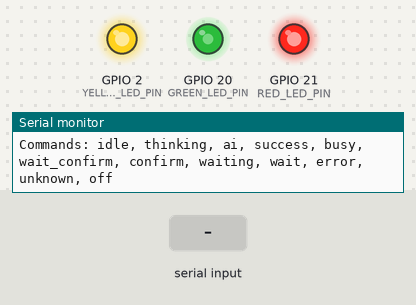
Bench run of a sketch on a simulated ESP32-C3. On the bench: output pins drawn as LEDs (lit = HIGH), the last lines printed to the serial monitor. Dashed ring = blinking. The test bench sets the inputs (shaded band). Nothing arrives over Bluetooth unless stated; a phone connects over Bluetooth LE 3 s after start.

Above: at 1.2 s.
1.3 s: "thinking\n" received over Serial
At 1.46 s:
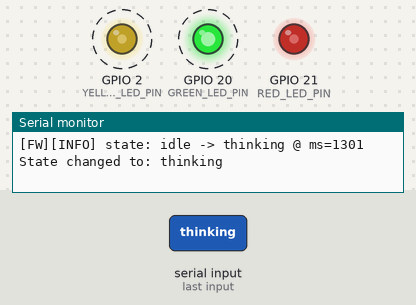
4.3 s: "idle\n" received over Serial
At 5.87 s:
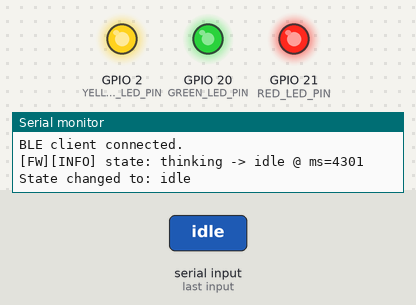
7.3 s: "ai\n" received over Serial
At 7.42 s:
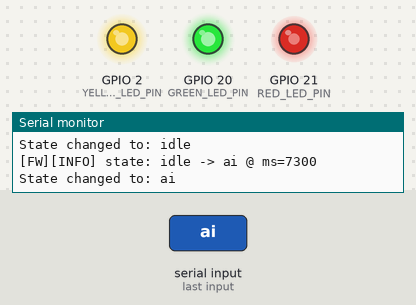
16.3 s: "busy\n" received over Serial
At 17.2 s:
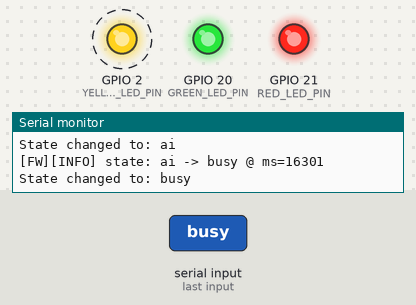
Timing chart, 0 to 20.3 s (numbered marks = the images above; inputs shaded):
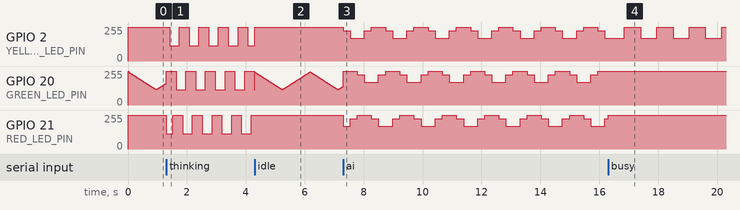

Measured:
- after the input at 1.3 s, GPIO 2 (YELLOW_LED_PIN): alternates 255/255 for 0.33 s and 115/255 for 0.33 s, starting after 0.11 s; GPIO 21 (RED_LED_PIN): 255/255 → 115/255 at once, then repeats every 0.66 s: 255/255 0.33 s, 115/255 0.33 s
- after the input at 4.3 s, GPIO 21 (RED_LED_PIN): stops changing and stays 255/255
- after the input at 7.3 s, GPIO 2 (YELLOW_LED_PIN): 255/255 → 226/255 at once, then repeats every 1.4 s: 170/255 0.48 s, 226/255 0.24 s, 255/255 0.48 s, 226/255 0.24 s; GPIO 21 (RED_LED_PIN): 255/255 → 170/255 at once, then repeats every 1.4 s: 226/255 0.24 s, 255/255 0.48 s, 226/255 0.24 s, 170/255 0.48 s
- after the input at 16.3 s, GPIO 20 (GREEN_LED_PIN): stops changing and stays 255/255
- by itself, GPIO 20 (GREEN_LED_PIN): repeats every 1.4 s: 226/255 0.24 s, 170/255 0.48 s, 226/255 0.24 s, 255/255 0.48 s

The sketch:

esp32_c3_traffic_light.ino
```cpp
/*
  ESP32-C3 Codex 三色红绿灯控制程序

  硬件连接：
  - 红灯：GPIO0
  - 黄灯：GPIO2
  - 绿灯：GPIO1

  串口协议：
  以 115200 波特率发送一行字符串，支持：
  idle
  thinking
  ai
  success
  busy
  wait_confirm
  confirm
  waiting
  wait
  error
  off

  兼容旧版命令：
  writing -> ai
  running -> busy
  done    -> success
*/

#include <Arduino.h>
#include <BLEDevice.h>
#include <BLEServer.h>
#include <BLEUtils.h>

// 如果你的灯板是高电平点亮，把这里改成 1。
#define LED_ACTIVE_HIGH 0

// GPIO 修改集中放这里，后续换线只需要改这三个定义。
// 实测（GPIO 扫描确认）：
//   - 红灯 GPIO21
//   - 黄灯 GPIO2（不是源码原来的 GPIO10；GPIO10 上没接 LED）
//   - 绿灯 GPIO20
// 注意：客户使用说明里写的「红=GPIO0 / 黄=GPIO2 / 绿=GPIO1」只有黄灯是对的，
//       GPIO0 是 strapping pin，GPIO1 也无 LED。原始 .ino 把黄灯写成 GPIO10 是错的。
#define RED_LED_PIN 21
#define YELLOW_LED_PIN 2
#define GREEN_LED_PIN 20

// 每个灯独立使用一个 PWM 通道，限制最大占空比以降低 GPIO 电流。
const uint8_t RED_LED_CHANNEL = 0;
const uint8_t YELLOW_LED_CHANNEL = 1;
const uint8_t GREEN_LED_CHANNEL = 2;

const uint32_t LED_PWM_FREQ = 1000;
const uint8_t LED_PWM_RESOLUTION = 8;
const uint8_t LED_PWM_MAX = (1 << LED_PWM_RESOLUTION) - 1;
const uint8_t LED_PWM_LIMIT = 140;       // 约 55% 占空比
const uint8_t LED_PWM_SOFT = 84;         // 约 33% 占空比
const uint8_t LED_PWM_TRAIL = 28;        // 柔和拖尾亮度
const uint8_t LED_BREATH_MIN = 6;

const unsigned long IDLE_BREATH_STEP_MS = 14;
const unsigned long THINKING_CHASE_INTERVAL_MS = 110;
const unsigned long AI_CHASE_INTERVAL_MS = 240;
const unsigned long BUSY_BLINK_INTERVAL_MS = 550;
const unsigned long SUCCESS_HOLD_MS = 5000;
const unsigned long ERROR_BLINK_INTERVAL_MS = 130;
const unsigned long UNKNOWN_BLINK_INTERVAL_MS = BUSY_BLINK_INTERVAL_MS;  // unknown 三色齐闪：和 busy 同节奏

const char *BLE_DEVICE_NAME = "AgentCore-Light";
const char *BLE_SERVICE_UUID = "12345678-1234-5678-1234-56789abcdef0";
const char *BLE_CHARACTERISTIC_UUID = "12345678-1234-5678-1234-56789abcdef1";

enum LightState {
  STATE_IDLE,
  STATE_THINKING,
  STATE_AI,
  STATE_BUSY,
  STATE_SUCCESS,
  STATE_WAIT_CONFIRM,
  STATE_CONFIRM,
  STATE_WAITING,
  STATE_WAIT,
  STATE_ERROR,
  STATE_UNKNOWN,    // server 不确定 Agent 状态（长时间无 hook 事件）
  STATE_OFF
};

// 状态枚举 → 字符串（用于日志）
const char* stateName(LightState s) {
  switch (s) {
    case STATE_IDLE:         return "idle";
    case STATE_THINKING:     return "thinking";
    case STATE_AI:           return "ai";
    case STATE_BUSY:         return "busy";
    case STATE_SUCCESS:      return "success";
    case STATE_WAIT_CONFIRM: return "wait_confirm";
    case STATE_CONFIRM:      return "confirm";
    case STATE_WAITING:      return "waiting";
    case STATE_WAIT:         return "wait";
    case STATE_ERROR:        return "error";
    case STATE_UNKNOWN:      return "unknown";
    case STATE_OFF:          return "off";
    default:                 return "?";
  }
}

// 固件日志级别：
//   0 = 关（生产模式，最小串口负载）
//   1 = INFO（状态变化、BLE 连接、effect 帧切换）— 推荐
//   2 = TRACE（每次 setLightLevels 都打印实际 PWM duty）— 仅深度 debug 时用
#define FIRMWARE_LOG_LEVEL 1

#define FW_LOG_LEVEL_NONE  0
#define FW_LOG_LEVEL_INFO  1
#define FW_LOG_LEVEL_TRACE 2

#if FIRMWARE_LOG_LEVEL >= FW_LOG_LEVEL_INFO
  #define FW_INFO(msg)            do { Serial.print("[FW] "); Serial.println(msg); } while (0)
  #define FW_INFO_NUM(label, val) do { Serial.print("[FW] "); Serial.print(label); Serial.println(val); } while (0)
#else
  #define FW_INFO(msg)            do {} while (0)
  #define FW_INFO_NUM(label, val) do {} while (0)
#endif

#if FIRMWARE_LOG_LEVEL >= FW_LOG_LEVEL_TRACE
  #define FW_TRACE(msg)            do { Serial.print("[FW] "); Serial.println(msg); } while (0)
  #define FW_TRACE_NUM(label, val) do { Serial.print("[FW] "); Serial.print(label); Serial.println(val); } while (0)
#else
  #define FW_TRACE(msg)            do {} while (0)
  #define FW_TRACE_NUM(label, val) do {} while (0)
#endif

LightState currentState = STATE_IDLE;
String serialBuffer;
BLEServer *bleServer = nullptr;

unsigned long stateStartMs = 0;
unsigned long lastEffectFrameMs = 0;
uint8_t chaseIndex = 0;
bool blinkOn = false;
int breathBrightness = LED_BREATH_MIN;
int breathStep = 2;

uint8_t brightnessToDuty(uint8_t brightness) {
  uint8_t limited = brightness;
  if (limited > LED_PWM_LIMIT) {
    limited = LED_PWM_LIMIT;
  }

#if LED_ACTIVE_HIGH
  return limited;
#else
  return LED_PWM_MAX - limited;
#endif
}

void writeLed(uint8_t channel, uint8_t brightness) {
  ledcWriteChannel(channel, brightnessToDuty(brightness));
}

void setLightLevels(uint8_t red, uint8_t yellow, uint8_t green) {
  writeLed(RED_LED_CHANNEL, red);
  writeLed(YELLOW_LED_CHANNEL, yellow);
  writeLed(GREEN_LED_CHANNEL, green);
#if FIRMWARE_LOG_LEVEL >= FW_LOG_LEVEL_TRACE
  // TRACE 级别：每次 setLightLevels 都打印（用于深度 debug「灯为什么不亮」）
  Serial.print("[FW][TRACE] setLight r=");
  Serial.print(red);
  Serial.print(" y=");
  Serial.print(yellow);
  Serial.print(" g=");
  Serial.print(green);
  Serial.print(" | raw_duty r=");
  Serial.print(brightnessToDuty(red));
  Serial.print(" y=");
  Serial.print(brightnessToDuty(yellow));
  Serial.print(" g=");
  Serial.print(brightnessToDuty(green));
  Serial.println();
#endif
}

void setLight(bool red, bool yellow, bool green) {
  setLightLevels(
    red ? LED_PWM_LIMIT : 0,
    yellow ? LED_PWM_LIMIT : 0,
    green ? LED_PWM_LIMIT : 0
  );
}

void resetEffectState() {
  lastEffectFrameMs = 0;
  chaseIndex = 0;
  blinkOn = false;
  breathBrightness = LED_BREATH_MIN;
  breathStep = 2;
}

void enterState(LightState newState) {
  LightState oldState = currentState;
  currentState = newState;
  stateStartMs = millis();
  resetEffectState();
  setLight(false, false, false);

#if FIRMWARE_LOG_LEVEL >= FW_LOG_LEVEL_INFO
  // INFO 级别：状态机切换（核心日志，用于复盘）
  Serial.print("[FW][INFO] state: ");
  Serial.print(stateName(oldState));
  Serial.print(" -> ");
  Serial.print(stateName(newState));
  Serial.print(" @ ms=");
  Serial.println(stateStartMs);
#endif
}

bool setStatus(String status) {
  status.trim();
  status.toLowerCase();

  if (status.length() == 0) {
    return false;
  }

  if (status == "idle") {
    enterState(STATE_IDLE);
  } else if (status == "thinking") {
    enterState(STATE_THINKING);
  } else if (status == "ai" || status == "writing") {
    enterState(STATE_AI);
  } else if (status == "busy" || status == "running") {
    enterState(STATE_BUSY);
  } else if (status == "success" || status == "done") {
    enterState(STATE_SUCCESS);
  } else if (status == "wait_confirm") {
    enterState(STATE_WAIT_CONFIRM);
  } else if (status == "confirm") {
    enterState(STATE_CONFIRM);
  } else if (status == "waiting") {
    enterState(STATE_WAITING);
  } else if (status == "wait") {
    enterState(STATE_WAIT);
  } else if (status == "error") {
    enterState(STATE_ERROR);
  } else if (status == "unknown" || status == "uncertain") {
    enterState(STATE_UNKNOWN);
  } else if (status == "off") {
    enterState(STATE_OFF);
  } else {
    return false;
  }

  return true;
}

String extractJsonStringValue(const String &json, const char *key) {
  String pattern = "\"";
  pattern += key;
  pattern += "\"";

  int keyIndex = json.indexOf(pattern);
  if (keyIndex < 0) {
    return "";
  }

  int colonIndex = json.indexOf(':', keyIndex + pattern.length());
  if (colonIndex < 0) {
    return "";
  }

  int valueStart = colonIndex + 1;
  while (valueStart < json.length() && isspace(static_cast<unsigned char>(json[valueStart]))) {
    valueStart++;
  }

  if (valueStart >= json.length() || json[valueStart] != '"') {
    return "";
  }

  valueStart++;
  String value = "";

  for (int i = valueStart; i < json.length(); ++i) {
    char c = json[i];
    if (c == '\\' && i + 1 < json.length()) {
      i++;
      value += json[i];
      continue;
    }
    if (c == '"') {
      return value;
    }
    value += c;
  }

  return "";
}

class LightBleServerCallbacks : public BLEServerCallbacks {
  void onConnect(BLEServer *server) override {
    Serial.println("BLE client connected.");
  }

  void onDisconnect(BLEServer *server) override {
    Serial.println("BLE client disconnected.");
    server->startAdvertising();
    Serial.println("BLE advertising restarted.");
  }
};

class LightBleCharacteristicCallbacks : public BLECharacteristicCallbacks {
  void onWrite(BLECharacteristic *characteristic) override {
    String payload = characteristic->getValue();
    if (payload.length() == 0) {
      return;
    }

    String status = extractJsonStringValue(payload, "status");
    if (status.length() == 0) {
      Serial.print("BLE JSON missing status: ");
      Serial.println(payload);
      return;
    }

    if (!setStatus(status)) {
      Serial.print("Unknown BLE status: ");
      Serial.println(status);
      return;
    }

    Serial.print("BLE status changed to: ");
    Serial.println(status);
  }
};

void setupBle() {
  BLEDevice::init(BLE_DEVICE_NAME);

  bleServer = BLEDevice::createServer();
  bleServer->setCallbacks(new LightBleServerCallbacks());

  BLEService *service = bleServer->createService(BLE_SERVICE_UUID);
  BLECharacteristic *statusCharacteristic = service->createCharacteristic(
    BLE_CHARACTERISTIC_UUID,
    BLECharacteristic::PROPERTY_WRITE | BLECharacteristic::PROPERTY_WRITE_NR
  );

  statusCharacteristic->setCallbacks(new LightBleCharacteristicCallbacks());
  service->start();

  BLEAdvertising *advertising = bleServer->getAdvertising();
  advertising->addServiceUUID(BLE_SERVICE_UUID);
  advertising->start();

  Serial.print("BLE advertising as: ");
  Serial.println(BLE_DEVICE_NAME);
}

bool effectFrameDue(unsigned long intervalMs) {
  unsigned long now = millis();

  if (lastEffectFrameMs == 0 || now - lastEffectFrameMs >= intervalMs) {
    lastEffectFrameMs = now;
    return true;
  }

  return false;
}

void showThinkingChaseFrame() {
  switch (chaseIndex) {
    case 0:
      setLightLevels(LED_PWM_LIMIT, 0, 0);
      break;
    case 1:
      setLightLevels(LED_PWM_LIMIT, LED_PWM_LIMIT, 0);
      break;
    case 2:
      setLightLevels(0, LED_PWM_LIMIT, 0);
      break;
    case 3:
      setLightLevels(0, LED_PWM_LIMIT, LED_PWM_LIMIT);
      break;
    case 4:
      setLightLevels(0, 0, LED_PWM_LIMIT);
      break;
    default:
      setLightLevels(LED_PWM_LIMIT, 0, LED_PWM_LIMIT);
      break;
  }

  chaseIndex = (chaseIndex + 1) % 6;
}

void showAiChaseFrame() {
  switch (chaseIndex) {
    case 0:
      setLightLevels(LED_PWM_SOFT, LED_PWM_TRAIL, 0);
      break;
    case 1:
      setLightLevels(LED_PWM_TRAIL, LED_PWM_SOFT, 0);
      break;
    case 2:
      setLightLevels(0, LED_PWM_SOFT, LED_PWM_TRAIL);
      break;
    case 3:
      setLightLevels(0, LED_PWM_TRAIL, LED_PWM_SOFT);
      break;
    case 4:
      setLightLevels(LED_PWM_TRAIL, 0, LED_PWM_SOFT);
      break;
    default:
      setLightLevels(LED_PWM_SOFT, 0, LED_PWM_TRAIL);
      break;
  }

  chaseIndex = (chaseIndex + 1) % 6;
}

void updateIdleBreathing() {
  if (!effectFrameDue(IDLE_BREATH_STEP_MS)) {
    return;
  }

  breathBrightness += breathStep;
  if (breathBrightness >= LED_PWM_LIMIT) {
    breathBrightness = LED_PWM_LIMIT;
    breathStep = -2;
  } else if (breathBrightness <= LED_BREATH_MIN) {
    breathBrightness = LED_BREATH_MIN;
    breathStep = 2;
  }

  setLightLevels(0, 0, (uint8_t)breathBrightness);
}

void updateEffect() {
  switch (currentState) {
    case STATE_IDLE:
      updateIdleBreathing();
      break;

    case STATE_THINKING:
      if (effectFrameDue(THINKING_CHASE_INTERVAL_MS)) {
        showThinkingChaseFrame();
      }
      break;

    case STATE_AI:
      if (effectFrameDue(AI_CHASE_INTERVAL_MS)) {
        showAiChaseFrame();
      }
      break;

    case STATE_BUSY:
      if (effectFrameDue(BUSY_BLINK_INTERVAL_MS)) {
        blinkOn = !blinkOn;
        setLightLevels(0, blinkOn ? LED_PWM_SOFT : 0, 0);
      }
      break;

    case STATE_SUCCESS:
      setLightLevels(0, 0, LED_PWM_LIMIT);
      if (millis() - stateStartMs >= SUCCESS_HOLD_MS) {
        enterState(STATE_IDLE);
      }
      break;

    case STATE_WAIT_CONFIRM:
    case STATE_CONFIRM:
    case STATE_WAITING:
    case STATE_WAIT:
      setLightLevels(0, LED_PWM_LIMIT, 0);
      break;

    case STATE_ERROR:
      if (effectFrameDue(ERROR_BLINK_INTERVAL_MS)) {
        blinkOn = !blinkOn;
        setLightLevels(blinkOn ? LED_PWM_LIMIT : 0, 0, 0);
      }
      break;

    case STATE_UNKNOWN:
      // 三色齐亮齐灭：和 busy（黄灯慢闪）同节奏，但三个灯一起闪
      // 用途：长任务期间 server 不确定 Agent 在干嘛，提示用户「去看一眼」
      if (effectFrameDue(UNKNOWN_BLINK_INTERVAL_MS)) {
        blinkOn = !blinkOn;
        uint8_t level = blinkOn ? LED_PWM_SOFT : 0;
        setLightLevels(level, level, level);
      }
      break;

    case STATE_OFF:
      setLightLevels(0, 0, 0);
      break;
  }
}

void handleCommand(String command) {
  command.trim();
  command.toLowerCase();

  if (command.length() == 0) {
    return;
  }

  if (!setStatus(command)) {
    Serial.print("Unknown state: ");
    Serial.println(command);
    return;
  }

  Serial.print("State changed to: ");
  Serial.println(command);
}

void readSerialCommands() {
  while (Serial.available() > 0) {
    char c = Serial.read();

    if (c == '\n' || c == '\r') {
      if (serialBuffer.length() > 0) {
        handleCommand(serialBuffer);
        serialBuffer = "";
      }
    } else if (serialBuffer.length() < 31) {
      serialBuffer += c;
    }
  }
}

void setup() {
  Serial.begin(115200);
  serialBuffer.reserve(32);

  // ESP32 Arduino core v3 API（pioarduino 平台）
  // 第一个参数是 pin，channel 也显式指定；v2 API 的 ledcSetup/ledcAttachPin 在 GPIO10 上 PWM 不工作
  bool r1 = ledcAttachChannel(RED_LED_PIN, LED_PWM_FREQ, LED_PWM_RESOLUTION, RED_LED_CHANNEL);
  bool r2 = ledcAttachChannel(YELLOW_LED_PIN, LED_PWM_FREQ, LED_PWM_RESOLUTION, YELLOW_LED_CHANNEL);
  bool r3 = ledcAttachChannel(GREEN_LED_PIN, LED_PWM_FREQ, LED_PWM_RESOLUTION, GREEN_LED_CHANNEL);
#if FIRMWARE_LOG_LEVEL >= FW_LOG_LEVEL_INFO
  Serial.print("[FW][INFO] ledcAttach: red(GPIO");
  Serial.print(RED_LED_PIN); Serial.print(",ch0)=");
  Serial.print(r1 ? "OK" : "FAIL");
  Serial.print(" | yellow(GPIO");
  Serial.print(YELLOW_LED_PIN); Serial.print(",ch1)=");
  Serial.print(r2 ? "OK" : "FAIL");
  Serial.print(" | green(GPIO");
  Serial.print(GREEN_LED_PIN); Serial.print(",ch2)=");
  Serial.println(r3 ? "OK" : "FAIL");
#endif
  setLightLevels(0, 0, 0);
  setupBle();

  enterState(STATE_IDLE);

  Serial.println("ESP32-C3 traffic light ready.");
  Serial.println("Commands: idle, thinking, ai, success, busy, wait_confirm, confirm, waiting, wait, error, unknown, off");
}

void loop() {
  readSerialCommands();
  updateEffect();
}
```
